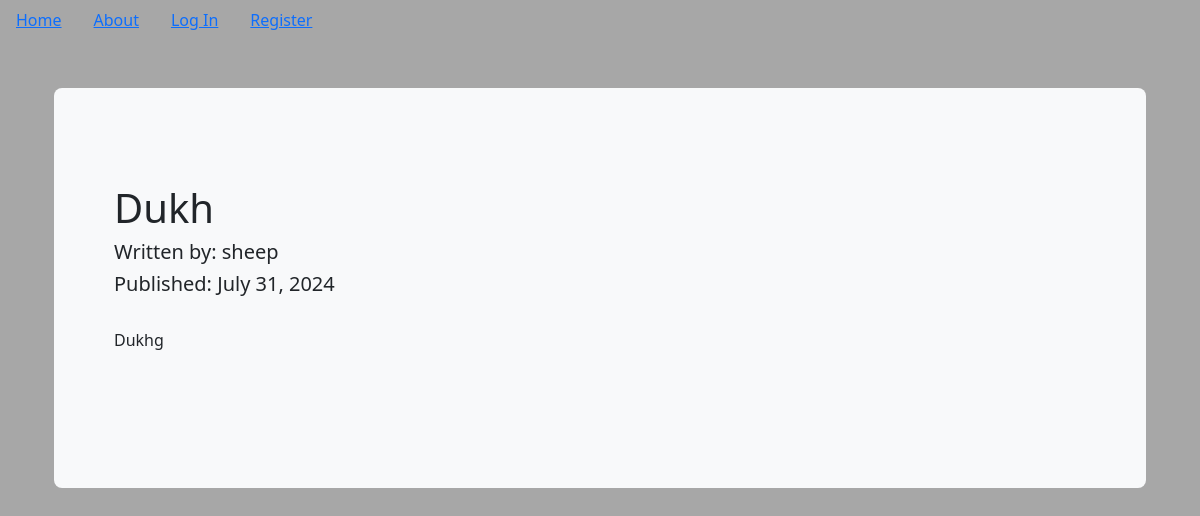
Before: /3 with the older database file.
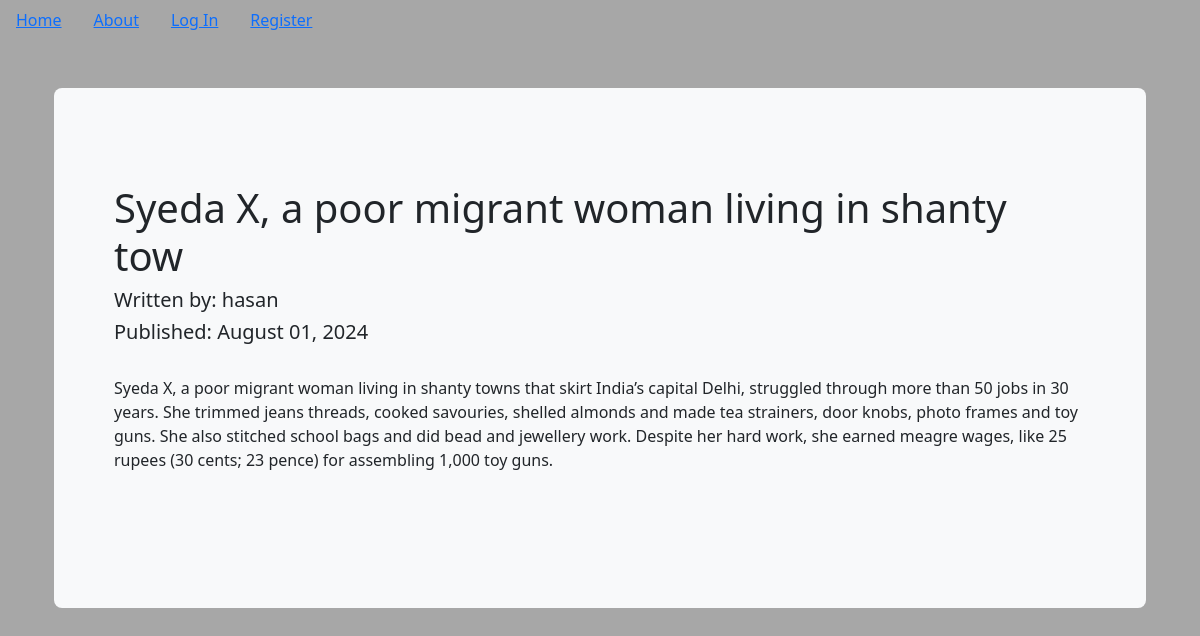
After: the same page with the newer database file.
### puppycompanyblog/models.py (models this page shows, shortened)
class BlogPost(db.Model):
    users = db.relationship(User)
    id = db.Column(db.Integer,primary_key=True)
    user_id = db.Column(db.Integer,db.ForeignKey('users.id'),nullable=False)
    date = db.Column(db.DateTime,nullable=False,default=datetime.utcnow)
    title = db.Column(db.String(140),nullable=False)
    text = db.Column(db.Text,nullable=False)

class User(db.Model,UserMixin):
    __tablename__ = 'users'
    id = db.Column(db.Integer,primary_key=True)
    profile_image = db.Column(db.String(64),nullable=False,default='default_profile.png')
    email = db.Column(db.String(64),unique=True,index=True)
    username = db.Column(db.String(64),unique=True,index=True)
    password_hash = db.Column(db.String(128))
    posts = db.relationship('BlogPost',backref='author',lazy=True)

### puppycompanyblog/users/views.py (the view)
@users.route("/<username>")
def user_posts(username):
    page = request.args.get('page',1,type=int)
    user = User.query.filter_by(username=username).first_or_404()
    blog_posts = BlogPost.query.filter_by(author=user).order_by(BlogPost.date.desc()).paginate(page=page,per_page=5)
    return render_template('user_blog_posts.html',blog_posts=blog_posts,user=user)

### puppycompanyblog/blog_posts/views.py (called while the page is built)
@blog_posts.route('/<int:blog_post_id>')
def blog_post(blog_post_id):
  blog_post = BlogPost.query.get_or_404(blog_post_id)
  return render_template('blog_post.html',
                         title=blog_post.title,
                         date=blog_post.date,post=blog_post)

### puppycompanyblog/templates/blog_post.html (shortened to what this page needs)
{% extends "base.html" %}
{% block content %}
<div class="container py-5">
  <div class="p-5 mb-4 bg-light rounded-3">
    <div class="container-fluid py-5">
      <h1>{{ post.title }}</h1>
      <h5>Written by: {{ post.author.username }}</h5>
      <h5>Published: {{ post.date.strftime('%B %d, %Y') }}</h5>
      <br>
      <p>{{ post.text }}</p>
      <br>
    </div>
  </div>
</div>
{% endblock %}

Changed rows visible on the page:
no longer on this page (row unchanged): User: author.username "sheep"
changed BlogPost: title "Dukh" → "Syeda X, a poor migrant woman living in shanty tow"; date "July 31, 2024" → "August 01, 2024"; text "Dukhg" → "Syeda X, a poor migrant woman living in shanty towns that skirt India’s capital Delhi, struggled through more than 50 jobs in 30 years. She trimmed jeans threads, cooked savouries, shelled almonds and made tea strainers, door knobs, photo frames and toy guns. She also stitched school bags and did bead and jewellery work. Despite her hard work, she earned meagre wages, like 25 rupees (30 cents; 23 pence) for assembling 1,000 toy guns."
added User: author.username "hasan"
